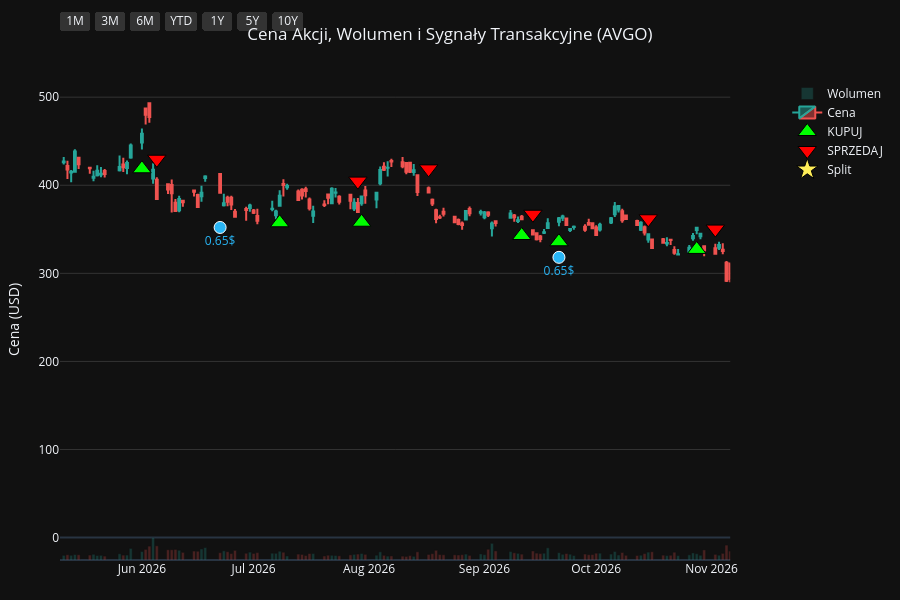
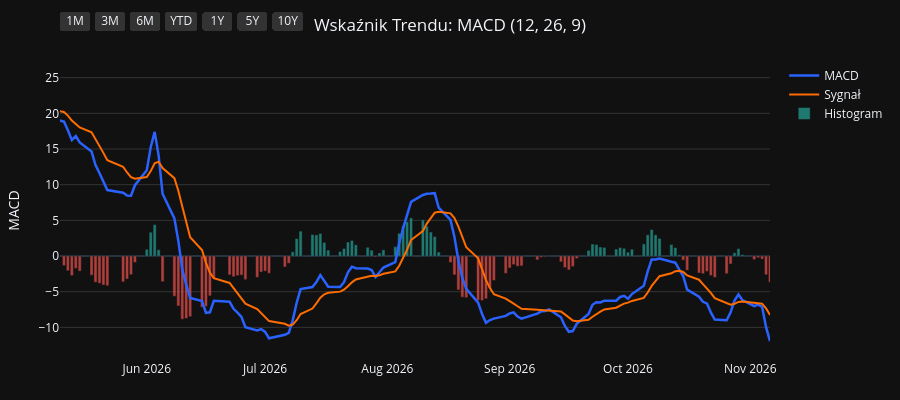
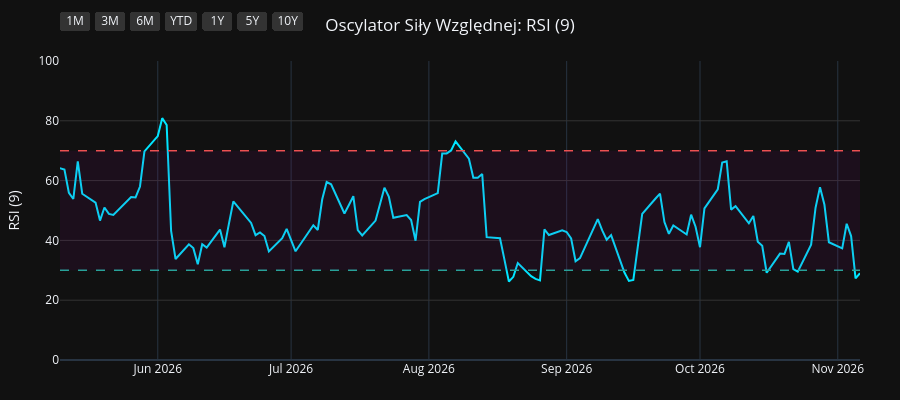
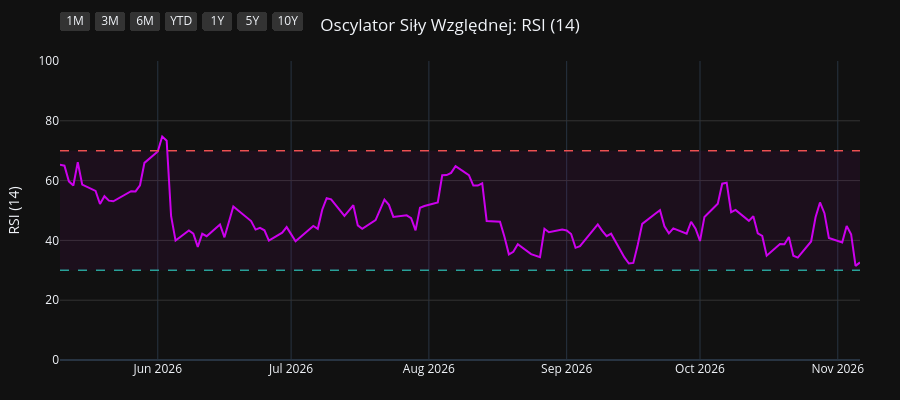

Source (notebook cell) for these figures, in order:
### Code cell
import os
import yfinance as yf
import pandas as pd
import pandas_ta as ta
import plotly.graph_objects as go
from plotly.subplots import make_subplots

# 1. Pobranie i przygotowanie danych
symbol = os.environ.get("STOCK_TICKER", "").strip().upper()
if not symbol:
    raise RuntimeError("Set STOCK_TICKER before running price_extractor.ipynb")
df = yf.Ticker(symbol).history(period="10y")
df.index = df.index.tz_localize(None)

# Wskaźniki i sygnały
df.ta.macd(fast=12, slow=26, signal=9, append=True)
df.ta.rsi(length=9, append=True)
df.ta.rsi(length=14, append=True)
df.ta.rsi(length=21, append=True)
df.dropna(inplace=True)

macd = df['MACD_12_26_9']
signal = df['MACDs_12_26_9']
wczorajszy_macd = macd.shift(1)
wczorajszy_signal = signal.shift(1)

df['Decyzja'] = 'BRAK'
df.loc[(macd > signal) & (wczorajszy_macd <= wczorajszy_signal), 'Decyzja'] = 'KUPUJ'
df.loc[(macd < signal) & (wczorajszy_macd >= wczorajszy_signal), 'Decyzja'] = 'SPRZEDAJ'

df_kupuj = df[df['Decyzja'] == 'KUPUJ']
df_sprzedaj = df[df['Decyzja'] == 'SPRZEDAJ']
df_dywidendy = df[df['Dividends'] > 0]
df_splity = df[df['Stock Splits'] > 0]

# Wspólna konfiguracja osi X
konfiguracja_osi_x = dict(
    type="date",
    showspikes=True, spikemode="across", spikesnap="cursor", spikedash="dot", spikecolor="#ffffff", spikethickness=1, hoverformat="%Y-%m-%d",
    rangeselector=dict(
        buttons=list([
            dict(count=1, label="1M", step="month", stepmode="backward"),
            dict(count=3, label="3M", step="month", stepmode="backward"),
            dict(count=6, label="6M", step="month", stepmode="backward"),
            dict(count=1, label="YTD", step="year", stepmode="todate"),
            dict(count=1, label="1Y", step="year", stepmode="backward"),
            dict(count=5, label="5Y", step="year", stepmode="backward"),
            dict(step="all", label="10Y")
        ]),
        bgcolor="#333333", activecolor="#2962ff", x=0, y=1.1
    )
)

# ==========================================
# WYKRES 1: CENA + WOLUMEN + SYGNAŁY
# ==========================================
fig1 = make_subplots(specs=[[{"secondary_y": True}]])

kolory_wolumenu = ['#26a69a' if row['Close'] >= row['Open'] else '#ef5350' for index, row in df.iterrows()]
fig1.add_trace(go.Bar(x=df.index, y=df['Volume'], marker_color=kolory_wolumenu, opacity=0.25, name='Wolumen'), secondary_y=True)
fig1.add_trace(go.Candlestick(x=df.index, open=df['Open'], high=df['High'], low=df['Low'], close=df['Close'], name='Cena', increasing_line_color='#26a69a', decreasing_line_color='#ef5350'), secondary_y=False)
fig1.add_trace(go.Scatter(x=df_kupuj.index, y=df_kupuj['Low'] * 0.95, customdata=df_kupuj[['Low', 'High']], mode='markers', marker=dict(symbol='triangle-up', size=16, color='#00ff00', line=dict(width=1, color='black')), name='KUPUJ', hovertemplate='KUPUJ<br>Najniższa: %{customdata[0]:.2f}<br>Najwyższa: %{customdata[1]:.2f}<extra></extra>'), secondary_y=False)
fig1.add_trace(go.Scatter(x=df_sprzedaj.index, y=df_sprzedaj['High'] * 1.05, customdata=df_sprzedaj[['Low', 'High']], mode='markers', marker=dict(symbol='triangle-down', size=16, color='#ff0000', line=dict(width=1, color='black')), name='SPRZEDAJ', hovertemplate='SPRZEDAJ<br>Najniższa: %{customdata[0]:.2f}<br>Najwyższa: %{customdata[1]:.2f}<extra></extra>'), secondary_y=False)

if not df_dywidendy.empty:
    fig1.add_trace(go.Scatter(x=df_dywidendy.index, y=df_dywidendy['Low'] * 0.90, mode='markers+text', marker=dict(symbol='circle', size=12, color='#29b6f6', line=dict(width=1, color='white')), text=df_dywidendy['Dividends'].apply(lambda x: f"{x}$"), textposition="bottom center", name='Dywidenda', showlegend=False, hovertemplate='Dywidenda: %{text}<extra></extra>', textfont=dict(color="#29b6f6")), secondary_y=False)
if not df_splity.empty:
                    fig1.add_trace(go.Scatter(x=df_splity.index, y=df_splity['High'], mode='markers+text', marker=dict(symbol='star', size=16, color='#ffee58', line=dict(width=1, color='black')), text=df_splity['Stock Splits'].apply(lambda x: f"{x:g}:1" if x >= 1 else f"1:{1 / x:g}"), textposition="top center", name='Split', hovertemplate='%{text}<extra></extra>', textfont=dict(color="#ffee58")), secondary_y=False)

fig1.update_layout(title=dict(text=f"Cena Akcji, Wolumen i Sygnały Transakcyjne ({symbol})", x=0.5, xanchor='center'), dragmode='pan', xaxis_rangeslider_visible=False, template='plotly_dark', height=600, hovermode='x unified', margin=dict(l=60, r=40, t=60, b=40))
fig1.update_xaxes(**konfiguracja_osi_x)
fig1.update_xaxes(range=[df.index.max() - pd.Timedelta(days=180), df.index.max()])
fig1.update_yaxes(title_text="Cena (USD)", secondary_y=False, gridcolor='#333333')
fig1.update_yaxes(range=[0, df['Volume'].max() * 4], showgrid=False, showticklabels=False, secondary_y=True)
fig1.show(config={'scrollZoom': True})

# ==========================================
# WYKRES 2: WSKAŹNIK MACD
# ==========================================
fig2 = go.Figure()
fig2.add_trace(go.Scatter(x=df.index, y=df['MACD_12_26_9'], line=dict(color='#2962ff', width=2.5), name='MACD'))
fig2.add_trace(go.Scatter(x=df.index, y=df['MACDs_12_26_9'], line=dict(color='#ff6d00', width=2), name='Sygnał'))
kolory_macd = ['#26a69a' if val >= 0 else '#ef5350' for val in df['MACDh_12_26_9']]
fig2.add_trace(go.Bar(x=df.index, y=df['MACDh_12_26_9'], marker_color=kolory_macd, name='Histogram', opacity=0.7))
fig2.update_layout(title=dict(text="Wskaźnik Trendu: MACD (12, 26, 9)", x=0.5, xanchor='center'), dragmode='pan', xaxis_rangeslider_visible=False, template='plotly_dark', height=400, hovermode='x unified', margin=dict(l=60, r=40, t=60, b=40))
fig2.update_xaxes(**konfiguracja_osi_x)
fig2.update_xaxes(range=[df.index.max() - pd.Timedelta(days=180), df.index.max()])
fig2.update_yaxes(title_text="MACD", gridcolor='#333333')
fig2.show(config={'scrollZoom': True})

# ==========================================
# WYKRES 3: OSCYLATOR RSI (9)
# ==========================================
fig3 = go.Figure()
fig3.add_trace(go.Scatter(x=df.index, y=df['RSI_9'], line=dict(color='#00e5ff', width=2), name='RSI (9)'))
fig3.add_hline(y=70, line_dash="dash", line_color="#ef5350", line_width=1.5)
fig3.add_hline(y=30, line_dash="dash", line_color="#26a69a", line_width=1.5)
fig3.add_hrect(y0=30, y1=70, line_width=0, fillcolor="purple", opacity=0.1)
fig3.update_layout(title=dict(text="Oscylator Siły Względnej: RSI (9)", x=0.5, xanchor='center'), dragmode='pan', xaxis_rangeslider_visible=False, template='plotly_dark', height=400, hovermode='x unified', margin=dict(l=60, r=40, t=60, b=40))
fig3.update_xaxes(**konfiguracja_osi_x)
fig3.update_xaxes(range=[df.index.max() - pd.Timedelta(days=180), df.index.max()])
fig3.update_yaxes(title_text="RSI (9)", range=[0, 100], gridcolor='#333333')
fig3.show(config={'scrollZoom': True})

# ==========================================
# WYKRES 4: OSCYLATOR RSI (14)
# ==========================================
fig4 = go.Figure()
fig4.add_trace(go.Scatter(x=df.index, y=df['RSI_14'], line=dict(color='#d500f9', width=2), name='RSI (14)'))
fig4.add_hline(y=70, line_dash="dash", line_color="#ef5350", line_width=1.5)
fig4.add_hline(y=30, line_dash="dash", line_color="#26a69a", line_width=1.5)
fig4.add_hrect(y0=30, y1=70, line_width=0, fillcolor="purple", opacity=0.1)
fig4.update_layout(title=dict(text="Oscylator Siły Względnej: RSI (14)", x=0.5, xanchor='center'), dragmode='pan', xaxis_rangeslider_visible=False, template='plotly_dark', height=400, hovermode='x unified', margin=dict(l=60, r=40, t=60, b=40))
fig4.update_xaxes(**konfiguracja_osi_x)
fig4.update_xaxes(range=[df.index.max() - pd.Timedelta(days=180), df.index.max()])
fig4.update_yaxes(title_text="RSI (14)", range=[0, 100], gridcolor='#333333')
fig4.show(config={'scrollZoom': True})

# ==========================================
# WYKRES 5: OSCYLATOR RSI (21)
# ==========================================
fig5 = go.Figure()
fig5.add_trace(go.Scatter(x=df.index, y=df['RSI_21'], line=dict(color='#64dd17', width=2), name='RSI (21)'))
fig5.add_hline(y=70, line_dash="dash", line_color="#ef5350", line_width=1.5)
fig5.add_hline(y=30, line_dash="dash", line_color="#26a69a", line_width=1.5)
fig5.add_hrect(y0=30, y1=70, line_width=0, fillcolor="purple", opacity=0.1)
fig5.update_layout(title=dict(text="Oscylator Siły Względnej: RSI (21)", x=0.5, xanchor='center'), dragmode='pan', xaxis_rangeslider_visible=False, template='plotly_dark', height=400, hovermode='x unified', margin=dict(l=60, r=40, t=60, b=40))
fig5.update_xaxes(**konfiguracja_osi_x)
fig5.update_xaxes(range=[df.index.max() - pd.Timedelta(days=180), df.index.max()])
fig5.update_yaxes(title_text="RSI (21)", range=[0, 100], gridcolor='#333333')
fig5.show(config={'scrollZoom': True})

### Figure 1 — Plotly figure (JSON) as saved in the notebook; plotly's stock layout.template omitted (floating-point values rounded to 4 significant figures; data arrays with more than 128 entries replaced by an {"elided": "..."} marker saying what was removed)
{"data": [{"marker": {"color": {"elided": "2481 str values"}}, "name": "Wolumen", "opacity": 0.25, "type": "bar", "x": {"elided": "2481 str values"}, "xaxis": "x", "y": {"elided": "2481 int values"}, "yaxis": "y2"}, {"close": {"elided": "2481 float values"}, "decreasing": {"line": {"color": "#ef5350"}}, "high": {"elided": "2481 float values"}, "increasing": {"line": {"color": "#26a69a"}}, "low": {"elided": "2481 float values"}, "name": "Cena", "open": {"elided": "2481 float values"}, "type": "candlestick", "x": {"elided": "2481 str values"}, "xaxis": "x", "yaxis": "y"}, {"customdata": {"elided": "106x2 float values"}, "hovertemplate": "KUPUJ<br>Najniższa: %{customdata[0]:.2f}<br>Najwyższa: %{customdata[1]:.2f}<extra></extra>", "marker": {"color": "#00ff00", "line": {"color": "black", "width": 1}, "size": 16, "symbol": "triangle-up"}, "mode": "markers", "name": "KUPUJ", "type": "scatter", "x": ["2017-01-18T00:00:00", "2017-03-06T00:00:00", "2017-04-24T00:00:00", "2017-06-02T00:00:00", "2017-07-12T00:00:00", "2017-08-22T00:00:00", "2017-09-18T00:00:00", "2017-10-05T00:00:00", "2017-10-24T00:00:00", "2017-11-16T00:00:00", "2018-01-03T00:00:00", "2018-01-18T00:00:00", "2018-02-13T00:00:00", "2018-04-12T00:00:00", "2018-05-08T00:00:00", "2018-07-26T00:00:00", "2018-08-21T00:00:00", "2018-11-06T00:00:00", "2018-12-10T00:00:00", "2018-12-28T00:00:00", "2019-01-14T00:00:00", "2019-03-15T00:00:00", "2019-06-06T00:00:00", "2019-07-15T00:00:00", "2019-08-21T00:00:00", "2019-10-14T00:00:00", "2019-12-12T00:00:00", "2019-12-16T00:00:00", "2020-01-23T00:00:00", "2020-02-05T00:00:00", "2020-03-25T00:00:00", "2020-05-08T00:00:00", "2020-05-20T00:00:00", "2020-08-04T00:00:00", "2020-08-24T00:00:00", "2020-10-09T00:00:00", "2020-11-06T00:00:00", "2021-01-12T00:00:00", "2021-02-12T00:00:00", "2021-03-16T00:00:00", "2021-05-20T00:00:00", "2021-06-28T00:00:00", "2021-07-09T00:00:00", "2021-07-26T00:00:00", "2021-07-29T00:00:00", "2021-08-27T00:00:00", "2021-09-23T00:00:00", "2021-10-15T00:00:00", "2021-12-08T00:00:00", "2022-02-01T00:00:00", "2022-02-25T00:00:00", "2022-03-02T00:00:00", "2022-03-09T00:00:00", "2022-03-15T00:00:00", "2022-05-04T00:00:00", "2022-05-10T00:00:00", "2022-05-13T00:00:00", "2022-05-31T00:00:00", "2022-07-07T00:00:00", "2022-10-05T00:00:00", "2022-10-21T00:00:00", "2022-12-13T00:00:00", "2023-01-06T00:00:00", "2023-01-26T00:00:00", "2023-02-01T00:00:00", "2023-03-03T00:00:00", "2023-05-11T00:00:00", "2023-08-28T00:00:00", "2023-10-06T00:00:00", "2023-11-03T00:00:00", "2023-12-11T00:00:00", "2024-01-19T00:00:00", "2024-02-08T00:00:00", "2024-03-01T00:00:00", "2024-03-25T00:00:00", "2024-04-11T00:00:00", "2024-04-29T00:00:00", "2024-05-06T00:00:00", "2024-06-10T00:00:00", "2024-07-08T00:00:00", "2024-08-13T00:00:00", "2024-09-12T00:00:00", "2024-11-07T00:00:00", "2024-12-04T00:00:00", "2025-02-10T00:00:00", "2025-03-17T00:00:00", "2025-04-09T00:00:00", "2025-06-26T00:00:00", "2025-07-21T00:00:00", "2025-07-29T00:00:00", "2025-08-08T00:00:00", "2025-09-05T00:00:00", "2025-10-15T00:00:00", "2025-10-27T00:00:00", "2025-11-24T00:00:00", "2026-01-12T00:00:00", "2026-01-30T00:00:00", "2026-02-09T00:00:00", "2026-03-06T00:00:00", "2026-04-06T00:00:00", "2026-06-01T00:00:00", "2026-07-08T00:00:00", "2026-07-30T00:00:00", "2026-09-11T00:00:00", "2026-09-21T00:00:00", "2026-10-28T00:00:00"], "xaxis": "x", "y": [13.2, 15.78, 16.18, 17.98, 17.83, 18.57, 18.47, 18.0, 18.13, 19.77, 19.89, 19.78, 17.95, 17.99, 17.81, 17.03, 15.92, 17.02, 17.55, 19.66, 19.25, 22.19, 20.95, 22.9, 22.65, 22.52, 25.7, 25.55, 25.26, 25.67, 17.29, 22.32, 22.82, 26.76, 27.66, 31.52, 31.79, 37.87, 40.36, 39.73, 38.15, 40.19, 40.4, 41.41, 41.22, 42.01, 43.53, 43.57, 50.65, 50.39, 50.24, 50.2, 51.37, 50.33, 50.57, 50.38, 50.53, 50.75, 43.36, 42.24, 38.45, 50.62, 50.79, 52.96, 52.64, 55.62, 56.23, 77.48, 74.65, 80.11, 87.93, 106.8, 116.9, 122.0, 124.1, 122.8, 123.0, 118.3, 130.7, 158.7, 139.4, 146.0, 169.8, 157.4, 212.7, 175.6, 147.9, 248.6, 267.0, 277.6, 284.8, 312.0, 327.7, 334.8, 327.8, 322.1, 310.2, 312.4, 309.3, 293.8, 418.7, 357.4, 358.0, 342.9, 335.8, 327.1], "yaxis": "y"}, {"customdata": {"elided": "107x2 float values"}, "hovertemplate": "SPRZEDAJ<br>Najniższa: %{customdata[0]:.2f}<br>Najwyższa: %{customdata[1]:.2f}<extra></extra>", "marker": {"color": "#ff0000", "line": {"color": "black", "width": 1}, "size": 16, "symbol": "triangle-down"}, "mode": "markers", "name": "SPRZEDAJ", "type": "scatter", "x": ["2016-12-30T00:00:00", "2017-02-10T00:00:00", "2017-03-17T00:00:00", "2017-06-01T00:00:00", "2017-06-12T00:00:00", "2017-07-31T00:00:00", "2017-08-25T00:00:00", "2017-09-20T00:00:00", "2017-10-23T00:00:00", "2017-11-15T00:00:00", "2017-11-29T00:00:00", "2018-01-12T00:00:00", "2018-01-22T00:00:00", "2018-03-20T00:00:00", "2018-04-23T00:00:00", "2018-06-21T00:00:00", "2018-08-15T00:00:00", "2018-10-04T00:00:00", "2018-12-06T00:00:00", "2018-12-24T00:00:00", "2019-01-03T00:00:00", "2019-02-22T00:00:00", "2019-04-23T00:00:00", "2019-07-09T00:00:00", "2019-08-01T00:00:00", "2019-09-20T00:00:00", "2019-11-20T00:00:00", "2019-12-13T00:00:00", "2019-12-23T00:00:00", "2020-02-03T00:00:00", "2020-02-19T00:00:00", "2020-05-06T00:00:00", "2020-05-13T00:00:00", "2020-06-12T00:00:00", "2020-08-20T00:00:00", "2020-09-18T00:00:00", "2020-10-20T00:00:00", "2020-12-29T00:00:00", "2021-01-27T00:00:00", "2021-02-22T00:00:00", "2021-04-16T00:00:00", "2021-06-18T00:00:00", "2021-07-07T00:00:00", "2021-07-16T00:00:00", "2021-07-27T00:00:00", "2021-08-10T00:00:00", "2021-09-21T00:00:00", "2021-09-28T00:00:00", "2021-11-22T00:00:00", "2022-01-04T00:00:00", "2022-02-23T00:00:00", "2022-03-01T00:00:00", "2022-03-08T00:00:00", "2022-03-14T00:00:00", "2022-04-06T00:00:00", "2022-05-09T00:00:00", "2022-05-11T00:00:00", "2022-05-19T00:00:00", "2022-06-10T00:00:00", "2022-08-19T00:00:00", "2022-10-10T00:00:00", "2022-12-06T00:00:00", "2022-12-19T00:00:00", "2023-01-18T00:00:00", "2023-01-30T00:00:00", "2023-02-09T00:00:00", "2023-03-27T00:00:00", "2023-06-22T00:00:00", "2023-09-08T00:00:00", "2023-10-25T00:00:00", "2023-11-28T00:00:00", "2024-01-02T00:00:00", "2024-01-31T00:00:00", "2024-02-13T00:00:00", "2024-03-11T00:00:00", "2024-04-08T00:00:00", "2024-04-12T00:00:00", "2024-05-01T00:00:00", "2024-05-30T00:00:00", "2024-06-26T00:00:00", "2024-07-11T00:00:00", "2024-09-03T00:00:00", "2024-10-16T00:00:00", "2024-11-13T00:00:00", "2025-01-03T00:00:00", "2025-02-19T00:00:00", "2025-03-27T00:00:00", "2025-06-09T00:00:00", "2025-07-08T00:00:00", "2025-07-22T00:00:00", "2025-08-01T00:00:00", "2025-08-15T00:00:00", "2025-09-22T00:00:00", "2025-10-21T00:00:00", "2025-11-04T00:00:00", "2025-12-12T00:00:00", "2026-01-21T00:00:00", "2026-02-03T00:00:00", "2026-02-27T00:00:00", "2026-03-17T00:00:00", "2026-05-04T00:00:00", "2026-06-05T00:00:00", "2026-07-29T00:00:00", "2026-08-17T00:00:00", "2026-09-14T00:00:00", "2026-10-15T00:00:00", "2026-11-02T00:00:00"], "xaxis": "x", "y": [14.66, 16.74, 18.21, 19.69, 19.79, 20.64, 20.8, 20.51, 20.17, 21.92, 22.83, 21.93, 22.05, 20.5, 19.98, 22.31, 17.64, 21.38, 19.46, 21.08, 21.33, 24.22, 27.77, 24.32, 26.25, 25.65, 28.18, 28.44, 28.96, 27.54, 28.46, 24.71, 24.7, 27.77, 30.46, 33.95, 35.5, 40.94, 42.93, 45.71, 45.61, 44.47, 45.36, 45.83, 45.97, 46.42, 47.46, 48.2, 54.98, 65.02, 56.59, 56.84, 57.66, 56.1, 59.56, 56.29, 56.94, 54.61, 53.66, 54.55, 45.56, 52.83, 55.56, 58.66, 58.87, 61.4, 64.27, 85.82, 87.03, 89.32, 96.65, 112.5, 122.3, 128.2, 132.6, 137.7, 140.1, 132.5, 141.8, 166.5, 181.6, 165.4, 185.0, 181.2, 244.7, 237.1, 185.2, 257.6, 287.5, 299.7, 304.5, 324.1, 361.3, 365.9, 384.5, 398.1, 350.7, 353.9, 334.2, 341.9, 443.5, 429.6, 404.7, 418.6, 367.1, 361.9, 350.2], "yaxis": "y"}, {"hovertemplate": "Dywidenda: %{text}<extra></extra>", "marker": {"color": "#29b6f6", "line": {"color": "white", "width": 1}, "size": 12, "symbol": "circle"}, "mode": "markers+text", "name": "Dywidenda", "showlegend": false, "text": ["0.102$", "0.102$", "0.102$", "0.175$", "0.35$", "0.35$", "0.175$", "0.265$", "0.265$", "0.265$", "0.265$", "0.325$", "0.325$", "0.325$", "0.325$", "0.36$", "0.36$", "0.36$", "0.36$", "0.41$", "0.41$", "0.41$", "0.41$", "0.46$", "0.46$", "0.46$", "0.46$", "0.525$", "0.525$", "0.525$", "0.53$", "0.59$", "0.59$", "0.59$", "0.59$", "0.65$", "0.65$", "0.65$", "0.65$"], "textfont": {"color": "#29b6f6"}, "textposition": "bottom center", "type": "scatter", "x": ["2017-03-16T00:00:00", "2017-06-15T00:00:00", "2017-09-18T00:00:00", "2017-12-18T00:00:00", "2018-03-21T00:00:00", "2018-06-19T00:00:00", "2018-09-18T00:00:00", "2018-12-18T00:00:00", "2019-03-20T00:00:00", "2019-06-21T00:00:00", "2019-09-20T00:00:00", "2019-12-20T00:00:00", "2020-03-20T00:00:00", "2020-06-19T00:00:00", "2020-09-21T00:00:00", "2020-12-18T00:00:00", "2021-03-19T00:00:00", "2021-06-21T00:00:00", "2021-09-21T00:00:00", "2021-12-21T00:00:00", "2022-03-21T00:00:00", "2022-06-21T00:00:00", "2022-09-21T00:00:00", "2022-12-19T00:00:00", "2023-03-21T00:00:00", "2023-06-21T00:00:00", "2023-09-20T00:00:00", "2023-12-19T00:00:00", "2024-03-20T00:00:00", "2024-06-24T00:00:00", "2024-09-19T00:00:00", "2024-12-23T00:00:00", "2025-03-20T00:00:00", "2025-06-20T00:00:00", "2025-09-22T00:00:00", "2025-12-22T00:00:00", "2026-03-23T00:00:00", "2026-06-22T00:00:00", "2026-09-21T00:00:00"], "xaxis": "x", "y": [15.46, 16.49, 17.49, 18.6, 17.25, 18.51, 17.24, 18.45, 21.72, 20.69, 21.48, 24.4, 14.72, 23.95, 27.42, 33.98, 36.85, 37.49, 40.12, 52.51, 49.15, 42.33, 40.89, 46.7, 54.68, 73.19, 72.34, 99.12, 107.8, 140.3, 146.6, 199.7, 168.1, 217.8, 301.9, 301.8, 282.5, 352.1, 318.2], "yaxis": "y"}, {"hovertemplate": "%{text}<extra></extra>", "marker": {"color": "#ffee58", "line": {"color": "black", "width": 1}, "size": 16, "symbol": "star"}, "mode": "markers+text", "name": "Split", "text": ["10:1"], "textfont": {"color": "#ffee58"}, "textposition": "top center", "type": "scatter", "x": ["2024-07-15T00:00:00"], "xaxis": "x", "y": [170.0], "yaxis": "y"}], "layout": {"dragmode": "pan", "height": 600, "hovermode": "x unified", "margin": {"b": 40, "l": 60, "r": 40, "t": 60}, "title": {"text": "Cena Akcji, Wolumen i Sygnały Transakcyjne (AVGO)", "x": 0.5, "xanchor": "center"}, "xaxis": {"anchor": "y", "domain": [0.0, 0.94], "hoverformat": "%Y-%m-%d", "range": ["2026-05-10T00:00:00", "2026-11-06T00:00:00"], "rangeselector": {"activecolor": "#2962ff", "bgcolor": "#333333", "buttons": [{"count": 1, "label": "1M", "step": "month", "stepmode": "backward"}, {"count": 3, "label": "3M", "step": "month", "stepmode": "backward"}, {"count": 6, "label": "6M", "step": "month", "stepmode": "backward"}, {"count": 1, "label": "YTD", "step": "year", "stepmode": "todate"}, {"count": 1, "label": "1Y", "step": "year", "stepmode": "backward"}, {"count": 5, "label": "5Y", "step": "year", "stepmode": "backward"}, {"label": "10Y", "step": "all"}], "x": 0, "y": 1.1}, "rangeslider": {"visible": false}, "showspikes": true, "spikecolor": "#ffffff", "spikedash": "dot", "spikemode": "across", "spikesnap": "cursor", "spikethickness": 1, "type": "date"}, "yaxis": {"anchor": "x", "domain": [0.0, 1.0], "gridcolor": "#333333", "title": {"text": "Cena (USD)"}}, "yaxis2": {"anchor": "x", "overlaying": "y", "range": [0, 1740332000], "showgrid": false, "showticklabels": false, "side": "right"}}}

### Figure 2 — Plotly figure (JSON) as saved in the notebook; plotly's stock layout.template omitted (floating-point values rounded to 4 significant figures; data arrays with more than 128 entries replaced by an {"elided": "..."} marker saying what was removed)
{"data": [{"line": {"color": "#2962ff", "width": 2.5}, "name": "MACD", "type": "scatter", "x": {"elided": "2481 str values"}, "y": {"elided": "2481 float values"}}, {"line": {"color": "#ff6d00", "width": 2}, "name": "Sygnał", "type": "scatter", "x": {"elided": "2481 str values"}, "y": {"elided": "2481 float values"}}, {"marker": {"color": {"elided": "2481 str values"}}, "name": "Histogram", "opacity": 0.7, "type": "bar", "x": {"elided": "2481 str values"}, "y": {"elided": "2481 float values"}}], "layout": {"dragmode": "pan", "height": 400, "hovermode": "x unified", "margin": {"b": 40, "l": 60, "r": 40, "t": 60}, "title": {"text": "Wskaźnik Trendu: MACD (12, 26, 9)", "x": 0.5, "xanchor": "center"}, "xaxis": {"hoverformat": "%Y-%m-%d", "range": ["2026-05-10T00:00:00", "2026-11-06T00:00:00"], "rangeselector": {"activecolor": "#2962ff", "bgcolor": "#333333", "buttons": [{"count": 1, "label": "1M", "step": "month", "stepmode": "backward"}, {"count": 3, "label": "3M", "step": "month", "stepmode": "backward"}, {"count": 6, "label": "6M", "step": "month", "stepmode": "backward"}, {"count": 1, "label": "YTD", "step": "year", "stepmode": "todate"}, {"count": 1, "label": "1Y", "step": "year", "stepmode": "backward"}, {"count": 5, "label": "5Y", "step": "year", "stepmode": "backward"}, {"label": "10Y", "step": "all"}], "x": 0, "y": 1.1}, "rangeslider": {"visible": false}, "showspikes": true, "spikecolor": "#ffffff", "spikedash": "dot", "spikemode": "across", "spikesnap": "cursor", "spikethickness": 1, "type": "date"}, "yaxis": {"gridcolor": "#333333", "title": {"text": "MACD"}}}}

### Figure 3 — Plotly figure (JSON) as saved in the notebook; plotly's stock layout.template omitted (floating-point values rounded to 4 significant figures; data arrays with more than 128 entries replaced by an {"elided": "..."} marker saying what was removed)
{"data": [{"line": {"color": "#00e5ff", "width": 2}, "name": "RSI (9)", "type": "scatter", "x": {"elided": "2481 str values"}, "y": {"elided": "2481 float values"}}], "layout": {"dragmode": "pan", "height": 400, "hovermode": "x unified", "margin": {"b": 40, "l": 60, "r": 40, "t": 60}, "shapes": [{"line": {"color": "#ef5350", "dash": "dash", "width": 1.5}, "type": "line", "x0": 0, "x1": 1, "xref": "x domain", "y0": 70, "y1": 70, "yref": "y"}, {"line": {"color": "#26a69a", "dash": "dash", "width": 1.5}, "type": "line", "x0": 0, "x1": 1, "xref": "x domain", "y0": 30, "y1": 30, "yref": "y"}, {"fillcolor": "purple", "line": {"width": 0}, "opacity": 0.1, "type": "rect", "x0": 0, "x1": 1, "xref": "x domain", "y0": 30, "y1": 70, "yref": "y"}], "title": {"text": "Oscylator Siły Względnej: RSI (9)", "x": 0.5, "xanchor": "center"}, "xaxis": {"hoverformat": "%Y-%m-%d", "range": ["2026-05-10T00:00:00", "2026-11-06T00:00:00"], "rangeselector": {"activecolor": "#2962ff", "bgcolor": "#333333", "buttons": [{"count": 1, "label": "1M", "step": "month", "stepmode": "backward"}, {"count": 3, "label": "3M", "step": "month", "stepmode": "backward"}, {"count": 6, "label": "6M", "step": "month", "stepmode": "backward"}, {"count": 1, "label": "YTD", "step": "year", "stepmode": "todate"}, {"count": 1, "label": "1Y", "step": "year", "stepmode": "backward"}, {"count": 5, "label": "5Y", "step": "year", "stepmode": "backward"}, {"label": "10Y", "step": "all"}], "x": 0, "y": 1.1}, "rangeslider": {"visible": false}, "showspikes": true, "spikecolor": "#ffffff", "spikedash": "dot", "spikemode": "across", "spikesnap": "cursor", "spikethickness": 1, "type": "date"}, "yaxis": {"gridcolor": "#333333", "range": [0, 100], "title": {"text": "RSI (9)"}}}}

### Figure 4 — Plotly figure (JSON) as saved in the notebook; plotly's stock layout.template omitted (floating-point values rounded to 4 significant figures; data arrays with more than 128 entries replaced by an {"elided": "..."} marker saying what was removed)
{"data": [{"line": {"color": "#d500f9", "width": 2}, "name": "RSI (14)", "type": "scatter", "x": {"elided": "2481 str values"}, "y": {"elided": "2481 float values"}}], "layout": {"dragmode": "pan", "height": 400, "hovermode": "x unified", "margin": {"b": 40, "l": 60, "r": 40, "t": 60}, "shapes": [{"line": {"color": "#ef5350", "dash": "dash", "width": 1.5}, "type": "line", "x0": 0, "x1": 1, "xref": "x domain", "y0": 70, "y1": 70, "yref": "y"}, {"line": {"color": "#26a69a", "dash": "dash", "width": 1.5}, "type": "line", "x0": 0, "x1": 1, "xref": "x domain", "y0": 30, "y1": 30, "yref": "y"}, {"fillcolor": "purple", "line": {"width": 0}, "opacity": 0.1, "type": "rect", "x0": 0, "x1": 1, "xref": "x domain", "y0": 30, "y1": 70, "yref": "y"}], "title": {"text": "Oscylator Siły Względnej: RSI (14)", "x": 0.5, "xanchor": "center"}, "xaxis": {"hoverformat": "%Y-%m-%d", "range": ["2026-05-10T00:00:00", "2026-11-06T00:00:00"], "rangeselector": {"activecolor": "#2962ff", "bgcolor": "#333333", "buttons": [{"count": 1, "label": "1M", "step": "month", "stepmode": "backward"}, {"count": 3, "label": "3M", "step": "month", "stepmode": "backward"}, {"count": 6, "label": "6M", "step": "month", "stepmode": "backward"}, {"count": 1, "label": "YTD", "step": "year", "stepmode": "todate"}, {"count": 1, "label": "1Y", "step": "year", "stepmode": "backward"}, {"count": 5, "label": "5Y", "step": "year", "stepmode": "backward"}, {"label": "10Y", "step": "all"}], "x": 0, "y": 1.1}, "rangeslider": {"visible": false}, "showspikes": true, "spikecolor": "#ffffff", "spikedash": "dot", "spikemode": "across", "spikesnap": "cursor", "spikethickness": 1, "type": "date"}, "yaxis": {"gridcolor": "#333333", "range": [0, 100], "title": {"text": "RSI (14)"}}}}
